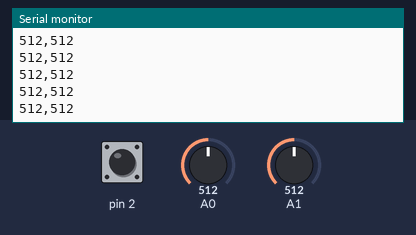
The sketch below on a simulated Arduino Uno, built with avr-gcc and run on an emulated ATmega328P. Parts: the last lines printed to the serial monitor. The inputs (shaded band) are chosen by the test bench; at power-on: A0 = 512, A1 = 512, pin 2 HIGH.

Above: at 4.3 s.
4.4 s: A0 set to 981
At 5.2 s:
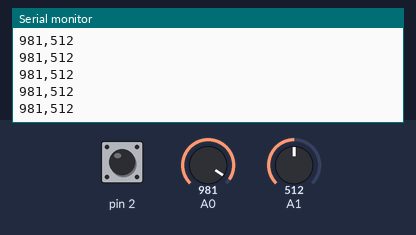
5.9 s: A0 set to 1016
At 6.8 s:
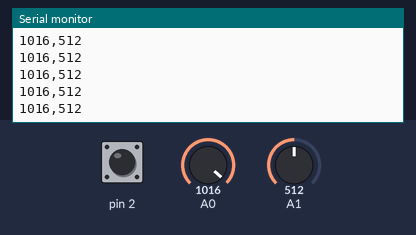
10.4 s: A1 set to 1023
At 11.4 s:
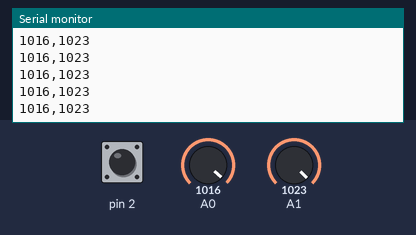
13.4 s: A1 set to 983
At 14.4 s:
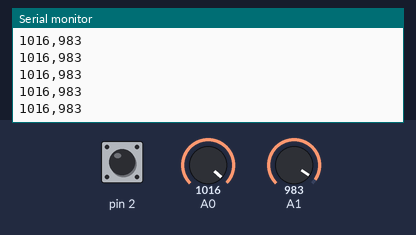
Timing chart, 0 to 16.4 s (numbered marks = the images above; inputs shaded):
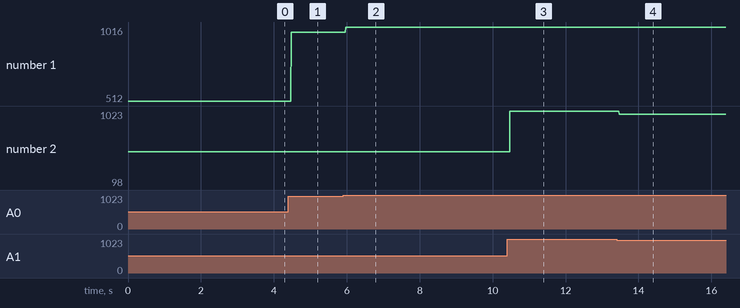

The sketch:

Joystick.connection.ino
```cpp
#include<SoftwareSerial.h>
SoftwareSerial mySerial(8, 7);//创建软串口的对象 顺序：RX TX
int x,y;
int mode;
int buttonState = HIGH;           // 当前稳定状态
int lastButtonState = HIGH;       // 上一次读取的状态
unsigned long lastDebounceTime = 0; // 上一次状态变化的时间
const int debounceDelay = 40;   // 去抖时间（毫秒）
unsigned long lastTime = 0;
const int DSD = 60;
void setup() {
  // put your setup code here, to run once:
  Serial.begin(9600);
  mySerial.begin(9600);
  pinMode(2,INPUT_PULLUP);
}

void loop() {
  // put your main code here, to run repeatedly:
  int reading = digitalRead(2);
  x = analogRead(A0);
  y = analogRead(A1);
  Serial.print(x);
  Serial.print(',');
  Serial.println(y);
  // 如果读取的状态和上次不同（说明有变化）
  if (reading != lastButtonState) lastDebounceTime = millis(); // 重置去抖计时器
  if ((millis() - lastDebounceTime) > debounceDelay) {
    // 且稳定的状态和记录的当前状态不同，说明确实改变了
    if (reading != buttonState) {
      buttonState = reading;
      if (buttonState == LOW) {
        Serial.println("【事件】按钮按下");
        // 执行按下后的逻辑
        mode = (mode == 1)?0:1;
      }
    }
  }
  lastButtonState = reading;
   if (millis() - lastTime >= DSD)
  {
  lastTime = millis();
  switch (mode)
  {
  case 1:
  if(x <= 256) mySerial.print('C');
  else if(x >= 768) mySerial.print('c');
  if(y <= 256)
  {
  mySerial.print('D');
  }
  else if(y >= 768) mySerial.print('d');
  break;
  case 0:
  if(x <= 256) mySerial.print('A');
  else if(x >= 768) mySerial.print('a');
  if(y <= 256) mySerial.print('B');
  else if(y >= 768) mySerial.print('b');
  break;
  }
}
}
```

Measured:
- after the input at 4.4 s, the serial monitor: prints a new line after 0.07 s (image 1)
- after the input at 5.9 s, the serial monitor: prints a new line after 0.07 s (image 2)
- after the input at 10.4 s, the serial monitor: prints a new line after 0.08 s (image 3)
- after the input at 13.4 s, the serial monitor: prints a new line after 0.07 s (image 4)
- plotted number 1: 512 → 981 after the input at 4.4 s, 981 → 1016 after the input at 5.9 s
- plotted number 2: 512 → 1023 after the input at 10.4 s, 1023 → 98 after the input at 13.4 s
